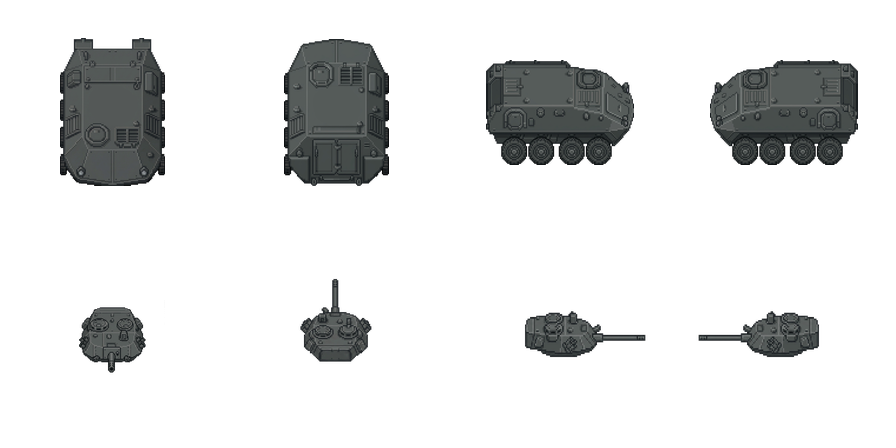
#> input picture _lav_src/lav25_sheet.png, 896 x 448 px
$ python pack_dmi.py
#> lines starting #> are read from the running program, lines starting #| are printed output that depends on the picture
# -*- coding: utf-8 -*-
"""Собирает icons/mountain_wars/vehicle_lav25.dmi из PNG-кадров.

Два способа, как удобнее.

Одним листом: рядом лежит lav25_sheet.png на 640x320 — та же раскладка, что у
template.png. Верхний ряд корпус, нижний башня, слева направо SOUTH, NORTH,
EAST, WEST. Рисуешь прямо поверх шаблона и сохраняешь одной картинкой.

Или отдельными кадрами, восемь картинок 160x160 с прозрачным фоном:

    lav25_south.png         lav25_turret_south.png
    lav25_north.png         lav25_turret_north.png
    lav25_east.png          lav25_turret_east.png
    lav25_west.png          lav25_turret_west.png    (необязательные)

Западные кадры можно не рисовать — тогда зеркалится восточный, как это сделано
у эталонной M113: её кадры E и W совпадают пиксель в пиксель.

.dmi — это обычный PNG, у которого раскладка кадров лежит в текстовом чанке
zTXt с именем Description. Кадры идут слева направо, по четыре в ряд, в порядке
SOUTH, NORTH, EAST, WEST для каждого стейта подряд.

Кроме сборки скрипт меряет геометрию и печатает готовый блок turret_offset для
/obj/vehicle/mw/lav25: кадры корпуса центрованы по машине, погон в них лежит не
в центре, и разницу код добирает сдвигом башни (см. align_turret в vehicles.dm).

Запуск:  python _lav_src/pack_dmi.py
"""
import os
import sys
from collections import deque

from PIL import Image
from PIL.PngImagePlugin import PngInfo

HERE = os.path.dirname(os.path.abspath(__file__))
DST = os.path.join(HERE, '..', 'icons', 'mountain_wars', 'vehicle_lav25.dmi')
SIZE = 224
TILE = 32
DARK = 60      # темнее — дыра погона, а не броня
DIRS = ('south', 'north', 'east', 'west')
STATES = ('lav25', 'lav25_turret')
# Цвета разметки из template.png: дожили до листа — значит слой не погасили.
GUIDE = ((226, 74, 74), (70, 104, 150), (103, 139, 187))
lengths, offsets, problems = {}, {}, []


SHEET = os.path.join(HERE, 'lav25_sheet.png')


def load_sheet():
    """Лист 640x320: ряд корпуса, ряд башни, по четыре направления в каждом."""
    im = Image.open(SHEET).convert('RGBA')
#> im is the input picture: PIL image 896x448 RGBA; mean R, G, B, A 12, 12.8, 12.7, 41.6
    if im.size != (4 * SIZE, len(STATES) * SIZE):
        sys.exit('lav25_sheet.png: %dx%d, а нужен %dx%d'
                 % (im.width, im.height, 4 * SIZE, len(STATES) * SIZE))
    return {(state, direction): im.crop((c * SIZE, r * SIZE,
                                         (c + 1) * SIZE, (r + 1) * SIZE))
            for r, state in enumerate(STATES)
            for c, direction in enumerate(DIRS)}


def load(state, direction):
    """Кадр направления. Запад, если его не нарисовали, зеркалит восток."""
    if sheet_frames:
        return sheet_frames[(state, direction)]
    path = os.path.join(HERE, '%s_%s.png' % (state, direction))
    if not os.path.exists(path):
        if direction != 'west':
            sys.exit('нет файла: %s' % os.path.basename(path))
        east = load(state, 'east')
        print('   west   <- зеркало east')
        return east.transpose(Image.FLIP_LEFT_RIGHT)
    im = Image.open(path).convert('RGBA')
    if im.size != (SIZE, SIZE):
        sys.exit('%s: кадр %dx%d, а нужен %dx%d'
                 % (os.path.basename(path), im.width, im.height, SIZE, SIZE))
    return im


def ring_offset(im):
    """Где лежит погон корпуса: центр крупнейшего тёмного пятна внутри силуэта.

    Пятна, выходящие на кромку силуэта, не в счёт — это колёса и тень по борту.
    Дыра под башню единственная лежит целиком внутри брони.
    """
    px = im.load()
    solid = [[px[x, y][3] > 128 for x in range(SIZE)] for y in range(SIZE)]
    dark = [[solid[y][x] and (0.299 * px[x, y][0] + 0.587 * px[x, y][1]
                              + 0.114 * px[x, y][2]) < DARK
             for x in range(SIZE)] for y in range(SIZE)]
    seen = [[False] * SIZE for _ in range(SIZE)]
    best = None
    for sy in range(SIZE):
        for sx in range(SIZE):
            if not dark[sy][sx] or seen[sy][sx]:
                continue
            blob, touches, queue = [], False, deque([(sx, sy)])
            seen[sy][sx] = True
            while queue:
                x, y = queue.popleft()
                blob.append((x, y))
                for nx, ny in ((x + 1, y), (x - 1, y), (x, y + 1), (x, y - 1)):
                    if not (0 <= nx < SIZE and 0 <= ny < SIZE) or not solid[ny][nx]:
                        touches = True
                    elif dark[ny][nx] and not seen[ny][nx]:
                        seen[ny][nx] = True
                        queue.append((nx, ny))
            if not touches and (best is None or len(blob) > len(best)):
                best = blob
    if not best:
        return None
    return (sum(p[0] for p in best) / len(best) - SIZE / 2,
            sum(p[1] for p in best) / len(best) - SIZE / 2)


def check(name, im):
    """Три промаха, которые в редакторе не заметны, а в игре видны сразу."""
    px = im.load()
    solid = 0
    for y in range(SIZE):
        for x in range(SIZE):
            if px[x, y][3] <= 128:
                continue
            solid += 1
            if px[x, y][:3] in GUIDE:
                problems.append('%s: остался цвет разметки — не погашен шаблон' % name)
                return
    if solid > 0.9 * SIZE * SIZE:
        problems.append('%s: кадр залит почти целиком — экспортнулся фон' % name)
    rim = range(SIZE)
    if any(px[x, y][3] > 128 for x in rim for y in (0, SIZE - 1)) or \
       any(px[x, y][3] > 128 for y in rim for x in (0, SIZE - 1)):
        problems.append('%s: содержимое упирается в край кадра — обрежется' % name)


def report(state, direction, im):
    name = '%s %s' % (state, direction)
    bb = im.getbbox()
    if not bb:
        problems.append('%s: пустой кадр' % name)
        print('   %-6s ПУСТОЙ КАДР' % direction)
        return
    check(name, im)
    w, h = bb[2] - bb[0], bb[3] - bb[1]
    half = SIZE / 2
    note = ''
    if state == STATES[0]:
        # Длина машины: по вертикали сверху, по горизонтали в профиль.
        lengths[direction] = h if direction in ('south', 'north') else w
        # Погон здесь больше не ищем. В исходнике его нет — крыша нарисована сплошной,
        # и ring_offset() цеплялся за люки, выдавая разный сдвиг на каждое направление.
        # Место башни теперь задаёт build_sheet.py: он центрует кадр корпуса не по
        # силуэту, а по точке посадки. Значит башня стоит ровно в центре кадра, и
        # turret_offset у /obj/vehicle/mw/lav25 остаётся пустым.
        half = SIZE / 2
        drift = max(abs((bb[0] + bb[2]) / 2 - half), abs((bb[1] + bb[3]) / 2 - half))
        note = 'силуэт смещён от центра на %d — это посадка башни' % round(drift)
    else:
        reach = max(half - bb[0], bb[2] - half, half - bb[1], bb[3] - half)
        note = 'вылет от оси %d из %d' % (reach, half)
        if reach > half - 2:
            problems.append('%s: ствол почти в краю кадра' % name)
    print('   %-6s %3dx%-3d px = %.1fx%.1f тайла   %s'
          % (direction, w, h, w / TILE, h / TILE, note))


sheet_frames = load_sheet() if os.path.exists(SHEET) else None
#> sheet_frames = 8 items
print('источник: %s\n' % ('lav25_sheet.png' if sheet_frames else 'отдельные кадры'))
#| источник: lav25_sheet.png

frames = []
for state in STATES:
    print('%s:' % state)
    for direction in DIRS:
        im = load(state, direction)
#> in load, `return sheet_frames[(state, direction)]`:
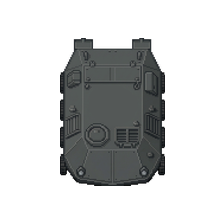
#> returned value: PIL image 224x224 RGBA; mean R, G, B, A 20.6, 21.7, 21.6, 70.3; transparent parts drawn white
        report(state, direction, im)
#> in report, `bb = im.getbbox()`: bb = (60, 38, 165, 186)
#> in report, `w, h = bb[2] - bb[0], bb[3] - bb[1]`: w = 105; h = 148
#> in report, `drift = max(abs((bb[0] + bb[2]) / 2 - half), abs((bb[1] + bb[3]) / 2 -..`: drift = 0.5
#|    south  105x148 px = 3.3x4.6 тайла   силуэт смещён от центра на 0 — это посадка башни
        frames.append(im)

if len(set(lengths.values())) > 1:
    problems.append('длина корпуса разная по направлениям (%s) — при развороте машина '
                    'будет расти и сжиматься'
                    % ', '.join('%s %d' % kv for kv in sorted(lengths.items())))

if offsets:
    # Кадры корпуса центрованы по машине, а не по погону, иначе длинная корма не
    # влезает в кадр. Эту разницу код добирает сдвигом башни — см. align_turret().
    print('\nвставить в /obj/vehicle/mw/lav25:\n')
    print('\tturret_offset = list(')
    for direction in DIRS:
        if direction in offsets:
            print('\t\t"[%s]" = list(%d, %d),' % (direction.upper(), *offsets[direction]))
    print('\t)')

if problems:
    print('\nнадо поправить:')
    for line in problems:
        print('   ' + line)

sheet = Image.new('RGBA', (4 * SIZE, len(frames) // 4 * SIZE), (0, 0, 0, 0))
#> sheet: PIL image 896x448 RGBA; every value is 0
for i, fr in enumerate(frames):
    sheet.paste(fr, ((i % 4) * SIZE, (i // 4) * SIZE))
#> this loop made 8 passes

lines = ['# BEGIN DMI', 'version = 4.0',
         '\twidth = %d' % SIZE, '\theight = %d' % SIZE]
for state in STATES:
    lines += ['state = "%s"' % state, '\tdirs = 4', '\tframes = 1']
lines += ['# END DMI', '']

info = PngInfo()
info.add_text('Description', '\n'.join(lines), zip=True)
sheet.save(os.path.abspath(DST), format='PNG', pnginfo=info, optimize=True)
print('\nзаписано: %s  (%dx%d)' % (os.path.abspath(DST), *sheet.size))
#| записано: icons/mountain_wars/vehicle_lav25.dmi  (896x448)
print('перед компиляцией закрой Dream Daemon — он держит paradise.rsc')
